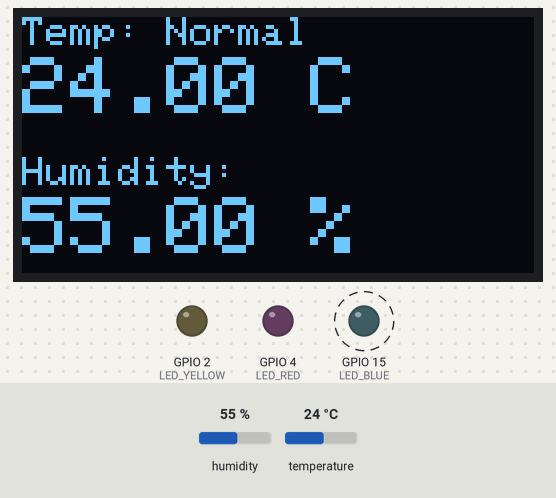
A program run on a simulated ESP32. Parts: 128×64 one-colour display, output pins drawn as LEDs (lit = HIGH). Dashed ring = blinking. The test bench sets the inputs (shaded band); at power-on: temperature 24 °C, humidity 55 %.

Above: at 3.6 s.
3.7 s: temperature set to 39.5 °C
At 7.4 s:
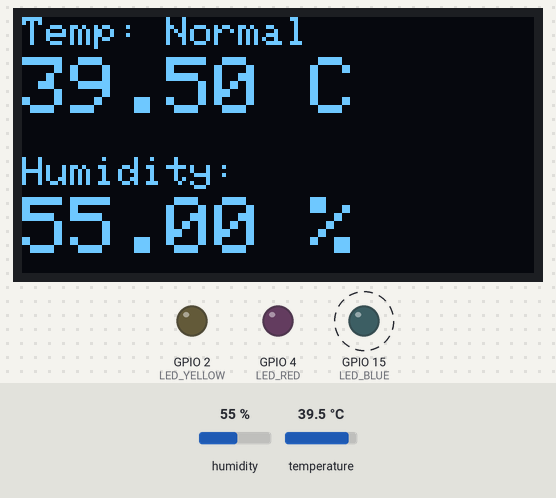
9.1 s: temperature set to 40.6 °C
At 10.5 s:
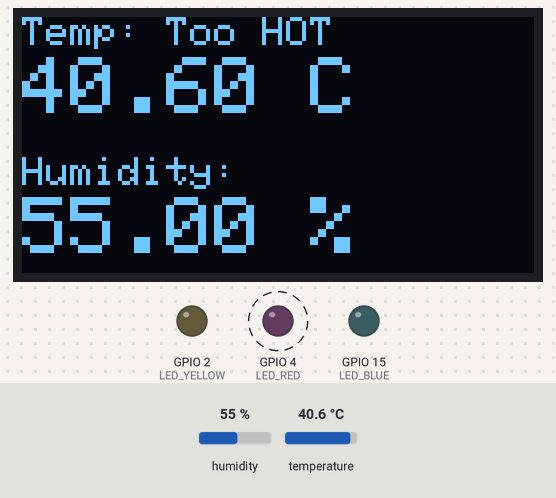
13.2 s: humidity set to 22 %
At 15.7 s:
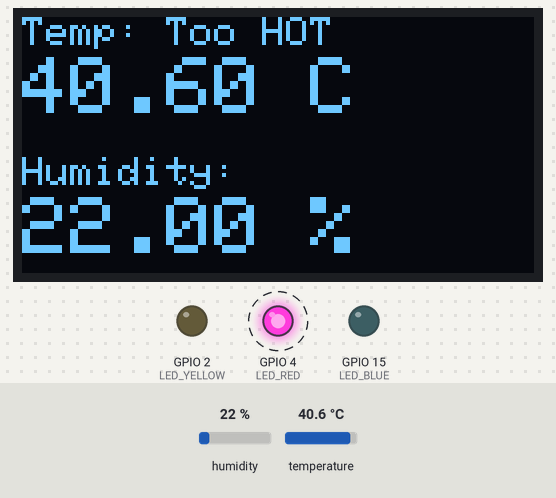
17.3 s: humidity set to 40 %
At 19.6 s:
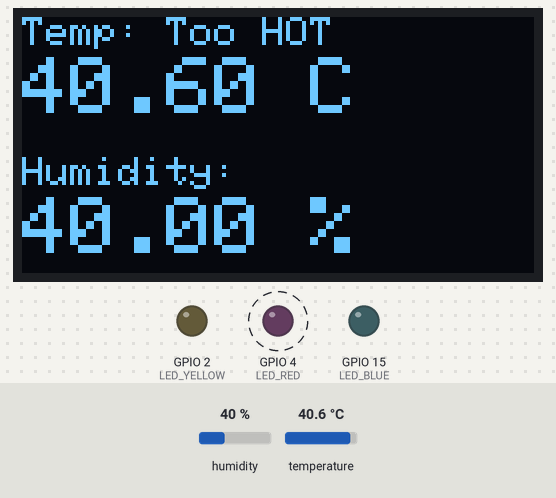
Timing chart, 0 to 22.4 s (numbered marks = the images above; inputs shaded):
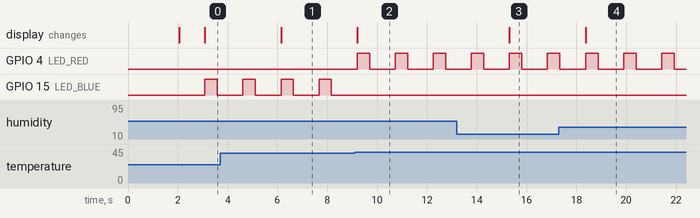

The program:

main.cpp
```cpp
#include <Arduino.h>
#include <Wire.h>
#include <Adafruit_GFX.h>
#include <Adafruit_SSD1306.h>
#include <Adafruit_Sensor.h>
#include <DHT.h>

#define SCREEN_WIDTH 128
#define SCREEN_HEIGHT 64

#define OLED_SDA 13
#define OLED_SCL 12
#define DHTPIN 16
#define DHTTYPE DHT22

#define LED_BLUE 15
#define LED_YELLOW 2
#define LED_RED 4

Adafruit_SSD1306 oled(SCREEN_WIDTH, SCREEN_HEIGHT, &Wire, -1);
DHT dht(DHTPIN, DHTTYPE);

void updateDisplay(float temp, float hum);
void updateLED(float temp);

void setup() {
    Serial.begin(9600);

    pinMode(LED_BLUE, OUTPUT);
    pinMode(LED_YELLOW, OUTPUT);
    pinMode(LED_RED, OUTPUT);

    digitalWrite(LED_BLUE, LOW);
    digitalWrite(LED_YELLOW, LOW);
    digitalWrite(LED_RED, LOW);

    dht.begin();

    Wire.begin(OLED_SDA, OLED_SCL);

    if (!oled.begin(SSD1306_SWITCHCAPVCC, 0x3C)) {
        Serial.println(F("Failed to start SSD1306 OLED"));
        while (1);
    }

    delay(2000);
    oled.clearDisplay();
    oled.setTextSize(2);
    oled.setTextColor(WHITE);
    oled.setCursor(0, 2);
    oled.println("   IOT\n Welcome!");
    oled.display();
}

void loop() {
    delay(1000);

    float t = dht.readTemperature();
    float h = dht.readHumidity();

    if (isnan(h) || isnan(t)) {
        Serial.println("Failed to read from DHT sensor!");
        return;
    }

    updateDisplay(t, h);
    updateLED(t);
}

void updateDisplay(float temp, float hum) {
    oled.clearDisplay();  // Xóa màn hình đúng cách

    oled.setTextSize(1);
    oled.setCursor(0, 0);
    oled.print("Temp: ");

    if (temp < 0.0) {
        oled.print("Too COOL");
    } else if (temp < 40.0) {
        oled.print("Normal");
    } else {
        oled.print("Too HOT");
    }

    oled.setTextSize(2);
    oled.setCursor(0, 10);
    oled.print(temp);
    oled.print(" C");

    oled.setTextSize(1);
    oled.setCursor(0, 35);
    oled.print("Humidity: ");
    oled.setTextSize(2);
    oled.setCursor(0, 45);
    oled.print(hum);
    oled.print(" %");

    oled.display();
}

void updateLED(float temp) {
    int led = LED_BLUE;

    if (temp < 0.0) {
        led = LED_YELLOW;
    } else if (temp >= 40.0) {
        led = LED_RED;
    }

    digitalWrite(led, HIGH);
    delay(500);
    digitalWrite(led, LOW);
}
```

Measured:
- the behaviour switches between 39.9 and 40 °C on temperature (found by bisection; images 1 and 2)
- after the input at 3.7 s, the display: changes after 2.4 s (image 1)
- after the input at 9.1 s, GPIO 4 (LED_RED): alternates HIGH for 0.50 s and LOW for 1.0 s, starting after 0.10 s; GPIO 15 (LED_BLUE): stops changing and stays LOW; the display: changes after 0.10 s (image 2)
- after the input at 13.2 s, the display: changes after 2.1 s (image 3)
- after the input at 17.3 s, the display: changes after 1.1 s (image 4)
- by itself, GPIO 15 (LED_BLUE): alternates HIGH for 0.50 s and LOW for 1.0 s
